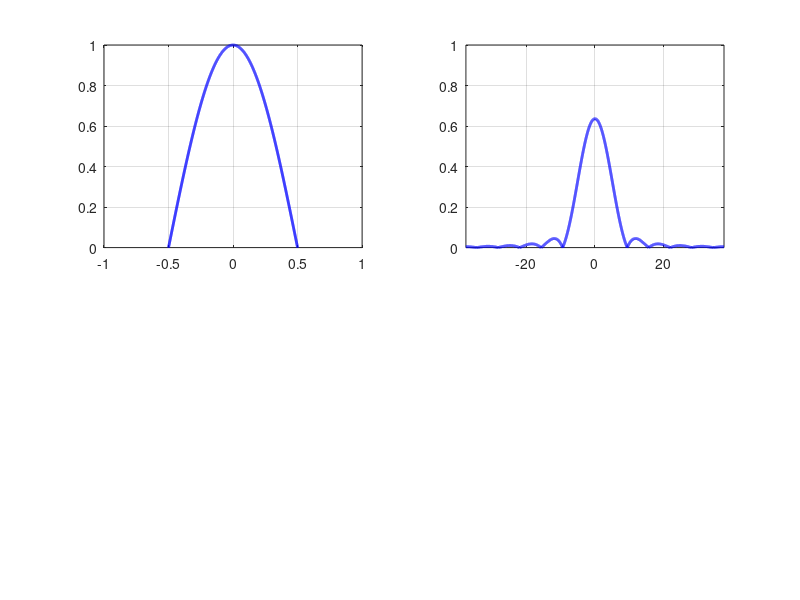

Write the MATLAB code that produced this figure.
% Графическое изображение сигнала в виде полупериода косинусоиды
% и его спектра
figure('Color', 'w')
hold on
% hAx = axes('Position', [0.1 0.2 0.8 0.2])

T = 1;
t = [-0.5:0.001:0.5];
y = cos(pi*t/T);

subplot(2,2,1)
plot(t, y, 'b-', 'LineWidth', 2)
grid on
axis([-1 1 0 1])
% set(gca, 'Visible', 'off')
%----------------------------------------------

x2 = [-37.7:0.01:37.7];
y2 = (2/pi)*abs(cos(x2/2)./(1-(x2/pi).^2));
subplot(2,2,2)
plot(x2, y2, 'b-', 'LineWidth', 2)
grid on
axis([-37.7 37.7 0 1])
% set(gca, 'Visible', 'off')